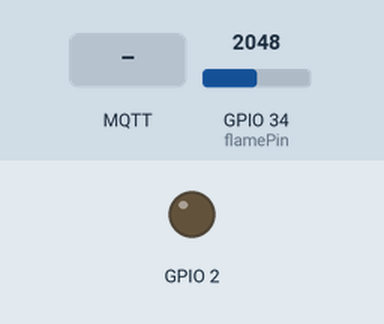
Simulated run of this sketch. Board: ESP32. On the bench: output pins drawn as LEDs (lit = HIGH). The inputs (shaded band) are chosen by the test bench; at power-on: GPIO 34 (flamePin) = 2048. WiFi joins after 1.5 s; servers stay silent unless stated; no MQTT or app messages arrive unless stated; what the sketch prints to the serial monitor is not drawn.

Above: at 3.7 s.
3.8 s: MQTT message "1" arrives on the first subscribed topic
At 5.0 s:
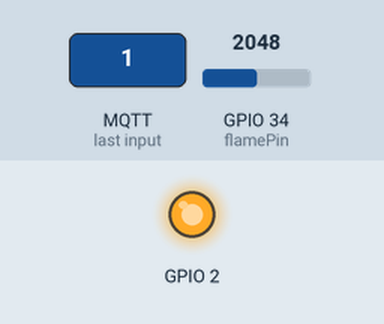
5.5 s: MQTT message "0" arrives on the first subscribed topic
At 6.3 s:
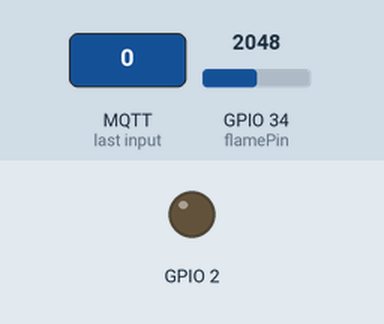
Timing chart, 0 to 8.5 s (numbered marks = the images above; inputs shaded):
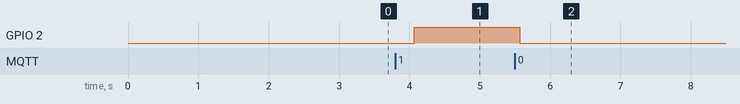

Measured:
- after the input at 3.8 s, GPIO 2: LOW → HIGH after 0.27 s
- after the input at 5.5 s, GPIO 2: HIGH → LOW after 0.07 s

The sketch:

esp32_broker_blynk_2.ino
```cpp
//wokwi link : https://wokwi.com/projects/415724199739476993

#include <WiFi.h>
#include <PubSubClient.h>
#include <WiFiClientSecure.h>

// WiFi credentials
char ssid[] = "Wokwi-GUEST";
char pass[] = "";

//---- HiveMQ Cloud Broker settings
const char* mqtt_server = "indigosquash-lwqj6m.a03.euc1.aws.hivemq.cloud";
const char* mqtt_username = "mohammad";
const char* mqtt_password = "Mohammad123";

const int mqtt_port = 8883;

WiFiClientSecure espClient;
PubSubClient client(espClient);

// HiveMQ Cloud Let's Encrypt CA certificate
static const char *root_ca PROGMEM = R"EOF(
-----BEGIN CERTIFICATE-----
MIIFazCCA1OgAwIBAgIRAIIQz7DSQONZRGPgu2OCiwAwDQYJKoZIhvcNAQELBQAw
TzELMAkGA1UEBhMCVVMxKTAnBgNVBAoTIEludGVybmV0IFNlY3VyaXR5IFJlc2Vh
cmNoIEdyb3VwMRUwEwYDVQQDEwxJU1JHIFJvb3QgWDEwHhcNMTUwNjA0MTEwNDM4
WhcNMzUwNjA0MTEwNDM4WjBPMQswCQYDVQQGEwJVUzEpMCcGA1UEChMgSW50ZXJu
ZXQgU2VjdXJpdHkgUmVzZWFyY2ggR3JvdXAxFTATBgNVBAMTDElTUkcgUm9vdCBY
MTCCAiIwDQYJKoZIhvcNAQEBBQADggIPADCCAgoCggIBAK3oJHP0FDfzm54rVygc
h77ct984kIxuPOZXoHj3dcKi/vVqbvYATyjb3miGbESTtrFj/RQSa78f0uoxmyF+
0TM8ukj13Xnfs7j/EvEhmkvBioZxaUpmZmyPfjxwv60pIgbz5MDmgK7iS4+3mX6U
A5/TR5d8mUgjU+g4rk8Kb4Mu0UlXjIB0ttov0DiNewNwIRt18jA8+o+u3dpjq+sW
T8KOEUt+zwvo/7V3LvSye0rgTBIlDHCNAymg4VMk7BPZ7hm/ELNKjD+Jo2FR3qyH
B5T0Y3HsLuJvW5iB4YlcNHlsdu87kGJ55tukmi8mxdAQ4Q7e2RCOFvu396j3x+UC
B5iPNgiV5+I3lg02dZ77DnKxHZu8A/lJBdiB3QW0KtZB6awBdpUKD9jf1b0SHzUv
KBds0pjBqAlkd25HN7rOrFleaJ1/ctaJxQZBKT5ZPt0m9STJEadao0xAH0ahmbWn
OlFuhjuefXKnEgV4We0+UXgVCwOPjdAvBbI+e0ocS3MFEvzG6uBQE3xDk3SzynTn
jh8BCNAw1FtxNrQHusEwMFxIt4I7mKZ9YIqioymCzLq9gwQbooMDQaHWBfEbwrbw
qHyGO0aoSCqI3Haadr8faqU9GY/rOPNk3sgrDQoo//fb4hVC1CLQJ13hef4Y53CI
rU7m2Ys6xt0nUW7/vGT1M0NPAgMBAAGjQjBAMA4GA1UdDwEB/wQEAwIBBjAPBgNV
HRMBAf8EBTADAQH/MB0GA1UdDgQWBBR5tFnme7bl5AFzgAiIyBpY9umbbjANBgkq
hkiG9w0BAQsFAAOCAgEAVR9YqbyyqFDQDLHYGmkgJykIrGF1XIpu+ILlaS/V9lZL
ubhzEFnTIZd+50xx+7LSYK05qAvqFyFWhfFQDlnrzuBZ6brJFe+GnY+EgPbk6ZGQ
3BebYhtF8GaV0nxvwuo77x/Py9auJ/GpsMiu/X1+mvoiBOv/2X/qkSsisRcOj/KK
NFtY2PwByVS5uCbMiogziUwthDyC3+6WVwW6LLv3xLfHTjuCvjHIInNzktHCgKQ5
ORAzI4JMPJ+GslWYHb4phowim57iaztXOoJwTdwJx4nLCgdNbOhdjsnvzqvHu7Ur
TkXWStAmzOVyyghqpZXjFaH3pO3JLF+l+/+sKAIuvtd7u+Nxe5AW0wdeRlN8NwdC
jNPElpzVmbUq4JUagEiuTDkHzsxHpFKVK7q4+63SM1N95R1NbdWhscdCb+ZAJzVc
oyi3B43njTOQ5yOf+1CceWxG1bQVs5ZufpsMljq4Ui0/1lvh+wjChP4kqKOJ2qxq
4RgqsahDYVvTH9w7jXbyLeiNdd8XM2w9U/t7y0Ff/9yi0GE44Za4rF2LN9d11TPA
mRGunUHBcnWEvgJBQl9nJEiU0Zsnvgc/ubhPgXRR4Xq37Z0j4r7g1SgEEzwxA57d
emyPxgcYxn/eR44/KJ4EBs+lVDR3veyJm+kXQ99b21/+jh5Xos1AnX5iItreGCc=
-----END CERTIFICATE-----
)EOF";

void setup_wifi() {
  delay(10);
  // We start by connecting to a WiFi network
  Serial.println();
  Serial.print("Connecting to ");
  Serial.println(ssid);

  WiFi.mode(WIFI_STA);
  WiFi.begin(ssid, pass);

  while (WiFi.status() != WL_CONNECTED) {
    delay(500);
    Serial.print(".");
  }

  Serial.println("");
  Serial.println("WiFi connected");
  Serial.println("IP address: ");
  Serial.println(WiFi.localIP());
}

void callback(char* topic, byte* payload, unsigned int length) {
  Serial.print("Message arrived [");
  Serial.print(topic);
  Serial.print("] ");
  for (int i = 0; i < length; i++) {
    Serial.print((char)payload[i]);
  }
  if((char)payload[0]=='1')
  digitalWrite(2,HIGH);
  if((char)payload[0]=='0')
  digitalWrite(2,LOW);
  Serial.println();
}

void reconnect() {
  // Loop until we’re reconnected
  while (!client.connected()) {
    Serial.print("Attempting MQTT connection… ");
    String clientId = "ESP32Client";
    // Attempt to connect
    if (client.connect(clientId.c_str(), mqtt_username, mqtt_password)) {
      Serial.println("connected!");
      // Once connected, publish an announcement...
      client.publish("esp", "connected");
    } else {
      Serial.print("failed, rc = ");
      Serial.print(client.state());
      Serial.println(" try again in 5 seconds");
      // Wait 5 seconds before retrying
      delay(5000);
    }
  }
}

#define flamePin 34
const char* temp_topic = "temp";

void setup() {
  delay(500);
  // When opening the Serial Monitor, select 9600 Baud
  Serial.begin(115200);
  delay(500);
  setup_wifi();
  pinMode(2, OUTPUT);
  espClient.setCACert(root_ca);
  client.setServer(mqtt_server, mqtt_port);
  reconnect();
  client.subscribe("led");
  client.setCallback(callback);
}

void loop() {
  if (!client.connected()) {
    reconnect();
  }
  client.loop();

  int read = analogRead(flamePin);

  char payload[50];
  snprintf(payload, sizeof(payload), "%d", read);

  client.publish(temp_topic, payload);
  delay(500);
}
```
